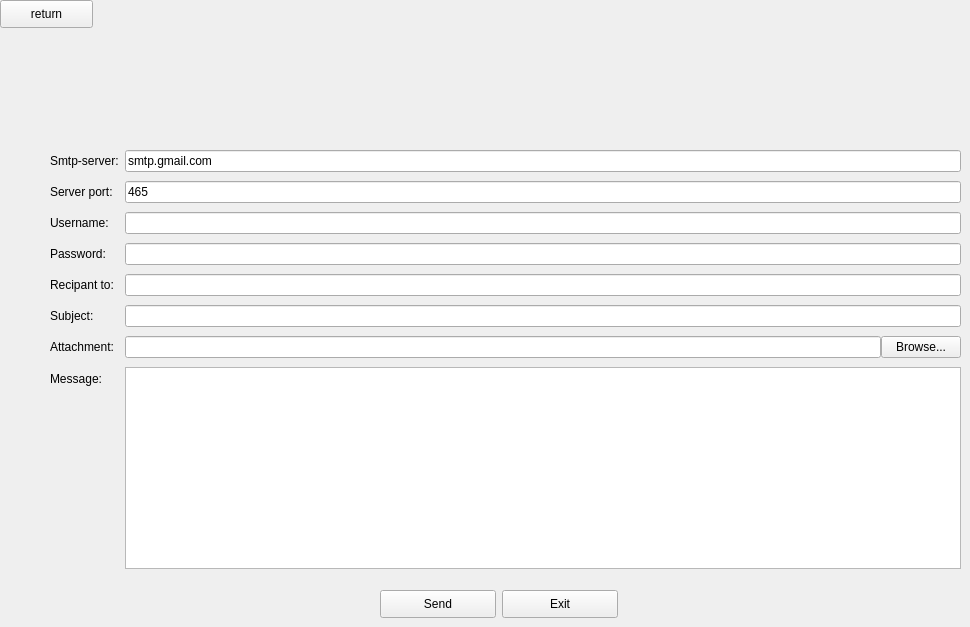
      <widget class="QWidget" name="page_20">
       <widget class="QWidget" name="layoutWidget_2">
        <property name="geometry">
         <rect>
          <x>50</x>
          <y>150</y>
          <width>911</width>
          <height>419</height>
         </rect>
        </property>
        <layout class="QFormLayout" name="formLayout">
         <property name="fieldGrowthPolicy">
          <enum>QFormLayout::ExpandingFieldsGrow</enum>
         </property>
         <property name="rowWrapPolicy">
          <enum>QFormLayout::WrapLongRows</enum>
         </property>
         <property name="verticalSpacing">
          <number>9</number>
         </property>
         <item row="0" column="1">
          <widget class="QLineEdit" name="server">
           <property name="text">
            <string>smtp.gmail.com</string>
           </property>
          </widget>
         </item>
         <item row="1" column="0">
          <widget class="QLabel" name="label_6">
           <property name="text">
            <string>Server port:</string>
           </property>
          </widget>
         </item>
         <item row="1" column="1">
          <widget class="QLineEdit" name="port">
           <property name="text">
            <string>465</string>
           </property>
          </widget>
         </item>
         <item row="2" column="0">
          <widget class="QLabel" name="label_7">
           <property name="text">
            <string>Username:</string>
           </property>
          </widget>
         </item>
         <item row="2" column="1">
          <widget class="QLineEdit" name="uname"/>
         </item>
         <item row="3" column="0">
          <widget class="QLabel" name="label_8">
           <property name="text">
            <string>Password:</string>
           </property>
          </widget>
         </item>
         <item row="3" column="1">
          <widget class="QLineEdit" name="paswd">
           <property name="inputMask">
            <string/>
           </property>
           <property name="echoMode">
            <enum>QLineEdit::Password</enum>
           </property>
          </widget>
         </item>
         <item row="4" column="0">
          <widget class="QLabel" name="label_9">
           <property name="text">
            <string>Recipant to:</string>
           </property>
          </widget>
         </item>
         <item row="4" column="1">
          <widget class="QLineEdit" name="rcpt"/>
         </item>
         <item row="5" column="0">
          <widget class="QLabel" name="label_10">
           <property name="text">
            <string>Subject:</string>
           </property>
          </widget>
         </item>
         <item row="5" column="1">
          <widget class="QLineEdit" name="subject"/>
         </item>
         <item row="6" column="0">
          <widget class="QLabel" name="label_11">
           <property name="text">
            <string>Attachment:</string>
           </property>
          </widget>
         </item>
         <item row="7" column="0">
          <widget class="QLabel" name="label_12">
           <property name="text">
            <string>Message:</string>
           </property>
          </widget>
         </item>
         <item row="7" column="1">
          <widget class="QPlainTextEdit" name="msg"/>
         </item>
         <item row="6" column="1">
          <layout class="QHBoxLayout" name="horizontalLayout_3">
           <item>
            <widget class="QLineEdit" name="file">
             <property name="readOnly">
              <bool>true</bool>
             </property>
            </widget>
           </item>
           <item>
            <widget class="QPushButton" name="browseBtn">
             <property name="text">
              <string>Browse...</string>
             </property>
            </widget>
           </item>
          </layout>
         </item>
         <item row="0" column="0">
          <widget class="QLabel" name="label_5">
           <property name="text">
            <string>Smtp-server:</string>
           </property>
          </widget>
         </item>
        </layout>
       </widget>
       <widget class="QPushButton" name="pushButton_r_m_k">
        <property name="geometry">
         <rect>
          <x>0</x>
          <y>0</y>
          <width>93</width>
          <height>28</height>
         </rect>
        </property>
        <property name="text">
         <string>return</string>
        </property>
       </widget>
       <widget class="QPushButton" name="sendBtn">
        <property name="geometry">
         <rect>
          <x>380</x>
          <y>590</y>
          <width>116</width>
          <height>28</height>
         </rect>
        </property>
        <property name="text">
         <string>Send</string>
        </property>
       </widget>
       <widget class="QPushButton" name="exitBtn">
        <property name="geometry">
         <rect>
          <x>502</x>
          <y>590</y>
          <width>116</width>
          <height>28</height>
         </rect>
        </property>
        <property name="text">
         <string>Exit</string>
        </property>
       </widget>
      </widget>
